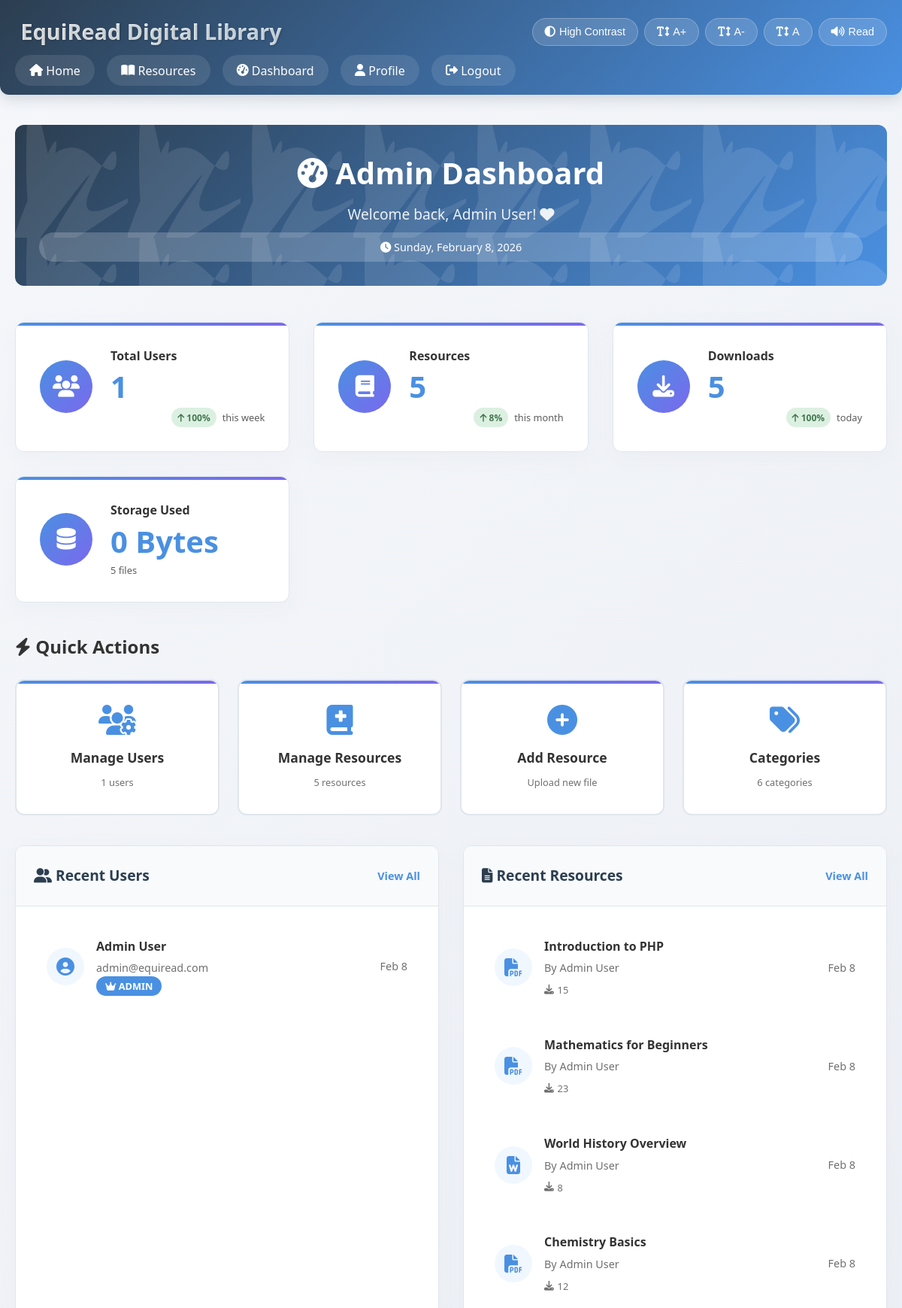
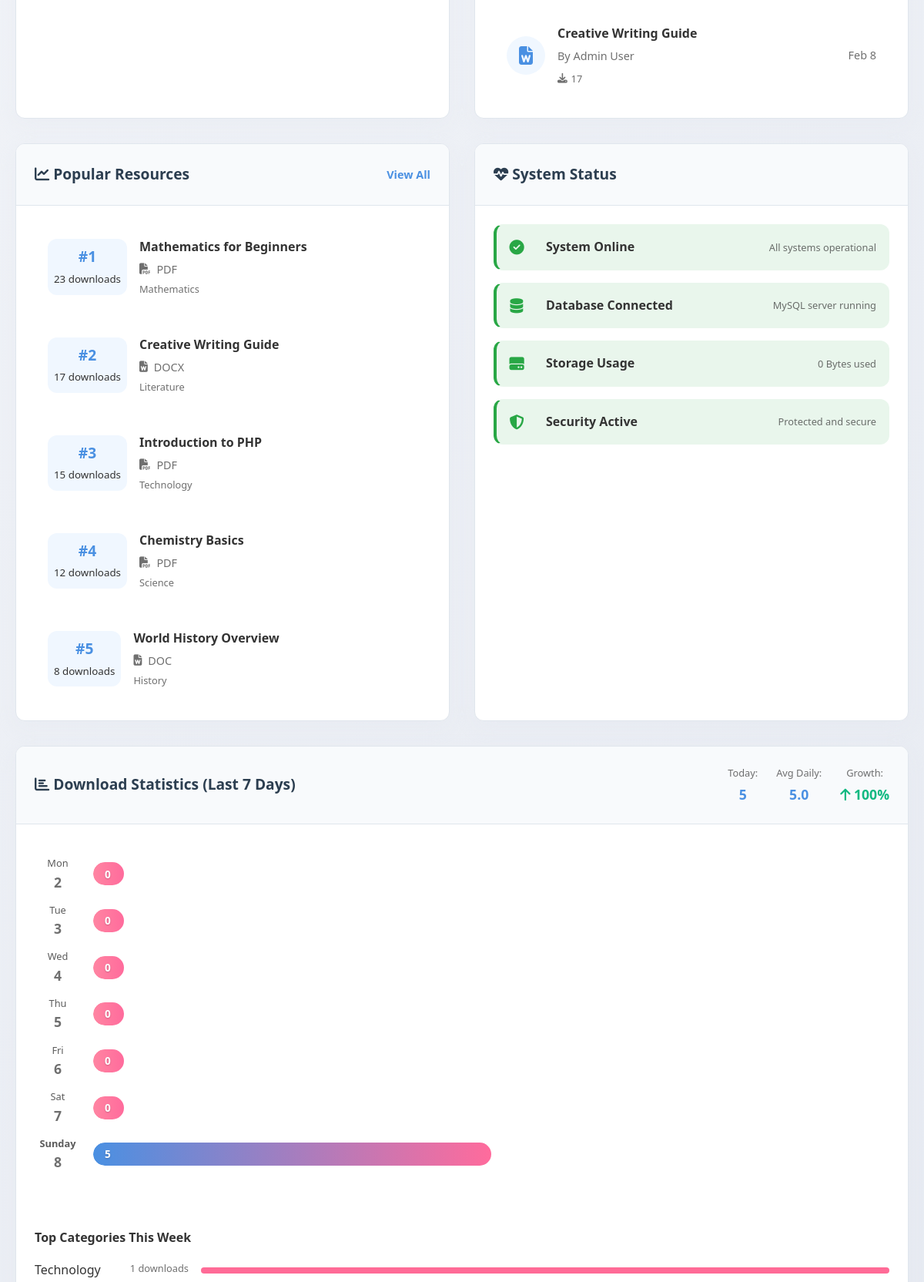
The page /dashboard.php (signed in, upper part) on the database its author committed (2 pictures, top to bottom).
### tables this page shows
CREATE TABLE IF NOT EXISTS tbl_users (
    user_id INT AUTO_INCREMENT PRIMARY KEY,
    full_name VARCHAR(100) NOT NULL,
    email VARCHAR(100) UNIQUE NOT NULL,
    password VARCHAR(255) NOT NULL,
    accessibility_profile VARCHAR(50) DEFAULT 'normal',
    role VARCHAR(20) DEFAULT 'user',
    profile_picture VARCHAR(255) DEFAULT 'default-avatar.png',
    bio TEXT,
    join_date TIMESTAMP DEFAULT CURRENT_TIMESTAMP,
    last_login TIMESTAMP NULL,
    created_at TIMESTAMP DEFAULT CURRENT_TIMESTAMP
);

CREATE TABLE IF NOT EXISTS tbl_resources (
    resource_id INT AUTO_INCREMENT PRIMARY KEY,
    title VARCHAR(255) NOT NULL,
    description TEXT,
    file_path VARCHAR(500),
    file_type VARCHAR(50),
    file_size INT DEFAULT 0,
    category VARCHAR(100),
    tags VARCHAR(255),
    upload_date DATETIME DEFAULT CURRENT_TIMESTAMP,
    uploaded_by INT,
    downloads_count INT DEFAULT 0,
    is_featured BOOLEAN DEFAULT FALSE,
    FOREIGN KEY (uploaded_by) REFERENCES tbl_users(user_id) ON DELETE SET NULL
);

### dashboard.php (the view, shortened to what the rows shown need)
<?php
include 'config.php';
$recent_users = mysqli_query($conn, "
    SELECT user_id, full_name, email, role, profile_picture, join_date, last_login
    FROM tbl_users
    ORDER BY created_at DESC
    LIMIT 5
");
$recent_resources = mysqli_query($conn, "
    SELECT r.resource_id, r.title, r.file_type, r.upload_date, r.downloads_count, u.full_name
    FROM tbl_resources r
    LEFT JOIN tbl_users u ON r.uploaded_by = u.user_id
    ORDER BY r.upload_date DESC
    LIMIT 5
");
$popular_resources = mysqli_query($conn, "
    SELECT r.resource_id, r.title, r.downloads_count, r.file_type, r.category
    FROM tbl_resources r
    ORDER BY r.downloads_count DESC
    LIMIT 5
");
?>
<?php include 'includes/header.php'; ?>
<div class="main-content">
    <div class="container">
        <div class="dashboard-header">
            <h1><i class="fas fa-tachometer-alt"></i> Admin Dashboard</h1>
        </div>
        <div class="quick-actions">
            <h2><i class="fas fa-bolt"></i> Quick Actions</h2>
        </div>
        <div class="dashboard-grid">
            <div class="dashboard-card">
                <div class="card-content">
                    <?php if(mysqli_num_rows($recent_users) > 0): ?>
                        <div class="user-list">
                            <?php while($user = mysqli_fetch_assoc($recent_users)): ?>
                            <div class="user-item">
                                <div class="user-avatar">
                                    <i class="fas fa-user-circle"></i>
                                </div>
                                <div class="user-details">
                                    <h4><?php echo htmlspecialchars($user['full_name']); ?></h4>
                                    <p><?php echo htmlspecialchars($user['email']); ?></p>
                                    <span class="user-role <?php echo $user['role']; ?>">
                                        <i class="fas fa-<?php echo $user['role'] == 'admin' ? 'crown' : 'user'; ?>"></i>
                                        <?php echo ucfirst($user['role']); ?>
                                    </span>
                                </div>
                                <div class="user-join-date">
                                    <?php echo date('M j', strtotime($user['join_date'])); ?>
                                </div>
                            </div>
                            <?php endwhile; ?>
                        </div>
                    <?php else: ?>
                        <p class="no-data">No users found.</p>
                    <?php endif; ?>
                </div>
            </div>
            <div class="dashboard-card">
                <div class="card-content">
                    <?php if(mysqli_num_rows($recent_resources) > 0): ?>
                        <div class="resource-list">
                            <?php while($resource = mysqli_fetch_assoc($recent_resources)): ?>
                            <div class="resource-item">
                                <div class="resource-icon">
                                    <i class="fas fa-file-<?php echo getFileTypeIcon($resource['file_type']); ?>"></i>
                                </div>
                                <div class="resource-details">
                                    <h4><?php echo htmlspecialchars($resource['title']); ?></h4>
                                    <p>By <?php echo htmlspecialchars($resource['full_name']); ?></p>
                                    <div class="resource-meta-small">
                                        <span class="downloads">
                                            <i class="fas fa-download"></i> <?php echo $resource['downloads_count']; ?>
                                        </span>
                                    </div>
                                </div>
                                <div class="resource-date">
                                    <?php echo date('M j', strtotime($resource['upload_date'])); ?>
                                </div>
                            </div>
                            <?php endwhile; ?>
                        </div>
                    <?php else: ?>
                        <p class="no-data">No resources found.</p>
                    <?php endif; ?>
                </div>
            </div>
            <div class="dashboard-card">
                <div class="card-content">
                    <?php if(mysqli_num_rows($popular_resources) > 0): ?>
                        <div class="popular-list">
                            <?php
                            $rank = 1;
                            while($resource = mysqli_fetch_assoc($popular_resources)):
                            ?>
                            <div class="popular-item">
                                <div class="popular-rank">
                                    <span class="rank-number">#<?php echo $rank; ?></span>
                                    <small><?php echo $resource['downloads_count']; ?> downloads</small>
                                </div>
                                <div class="popular-details">
                                    <h4><?php echo htmlspecialchars($resource['title']); ?></h4>
                                    <div class="file-type">
                                        <i class="fas fa-file-<?php echo getFileTypeIcon($resource['file_type']); ?>"></i>
                                        <?php echo strtoupper($resource['file_type']); ?>
                                    </div>
                                    <div class="resource-category-small">
                                        <?php echo htmlspecialchars($resource['category'] ?: 'General'); ?>
                                    </div>
                                </div>
                            </div>
                            <?php
                            $rank++;
                            endwhile;
                            ?>
                        </div>
                    <?php else: ?>
                        <p class="no-data">No popular resources.</p>
                    <?php endif; ?>
                </div>
            </div>
        </div>
    </div>
</div>
<?php
function getFileTypeIcon($file_type) {
    switch($file_type) {
        case 'pdf': return 'pdf';
        case 'doc': case 'docx': return 'word';
    }
}
?>
<?php include 'includes/footer.php'; ?>

### rows shown on the page
tbl_users: full_name "Admin User", email "admin@equiread.com", role "ADMIN", join_date "Feb 8"
tbl_resources: title "Introduction to PHP", uploaded_by.full_name "Admin User", downloads_count "15", upload_date "Feb 8", file_type "PDF", category "Technology"
tbl_resources: title "Mathematics for Beginners", uploaded_by.full_name "Admin User", downloads_count "23", upload_date "Feb 8", file_type "PDF", category "Mathematics"
tbl_resources: title "World History Overview", uploaded_by.full_name "Admin User", downloads_count "8", upload_date "Feb 8", file_type "DOC", category "History"
tbl_resources: title "Chemistry Basics", uploaded_by.full_name "Admin User", downloads_count "12", upload_date "Feb 8", file_type "PDF", category "Science"
tbl_resources: title "Creative Writing Guide", uploaded_by.full_name "Admin User", downloads_count "17", upload_date "Feb 8", file_type "DOCX", category "Literature"

### other values the page prints
$_SESSION['full_name'] "Admin User"
$users_count "1"
abs($user_growth) "100"
$resources_count "5"
$downloads_count "5"
abs($download_growth) "100"
$total_file_size_formatted "0 Bytes"
$categories_count "6"
$today_downloads "5"
$avg_daily_downloads ?: '0' "5.0"
$stat['day_name'] "Mon"
$stat['day_number'] "2"
$stat['count'] "0"
$stat['day_name'] "Tue"
$stat['day_number'] "3"
